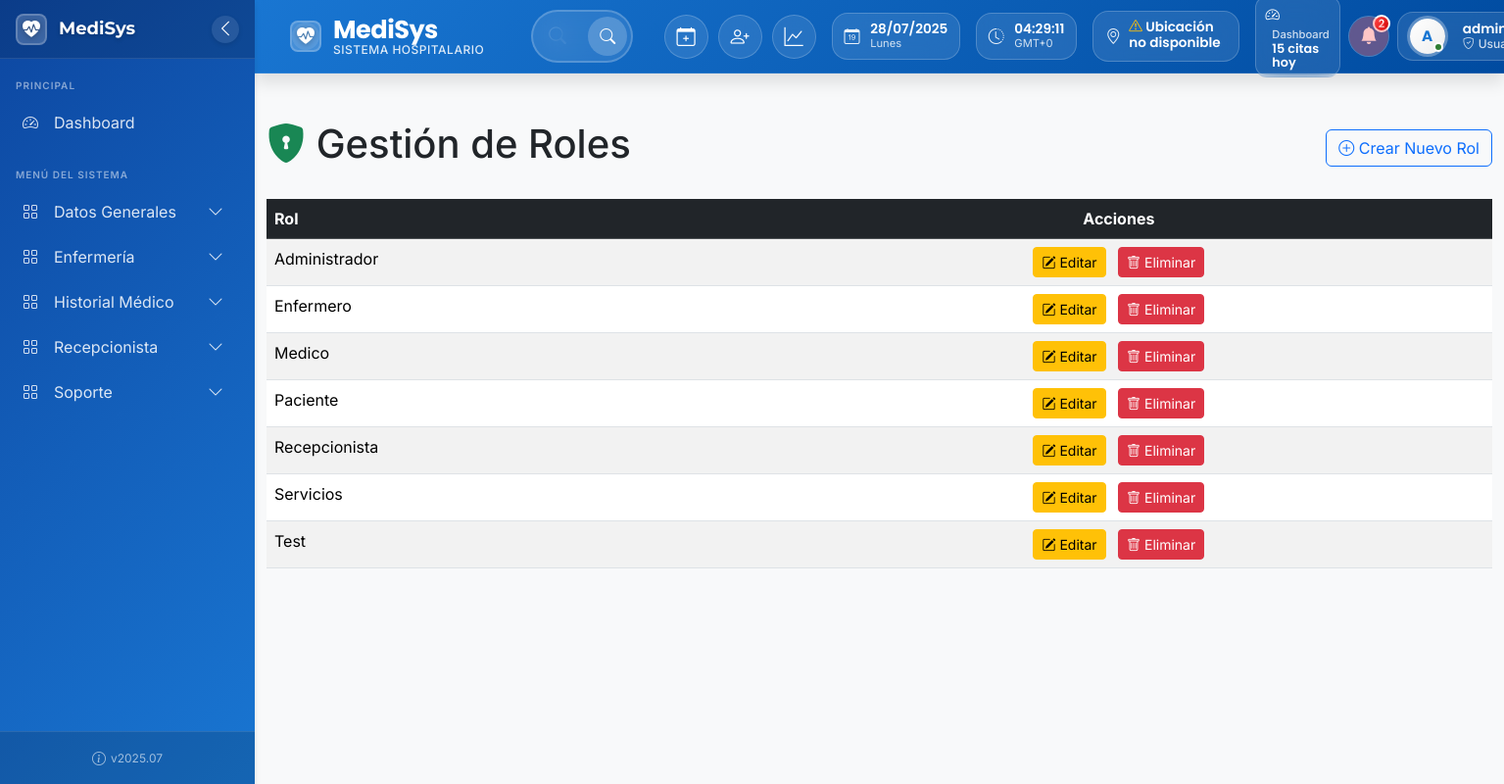
Page /vistas/gestion/listarroles.php (signed in) on the committed database.
### tables this page shows
CREATE TABLE IF NOT EXISTS `submenus` (
  `id_submenu` int NOT NULL AUTO_INCREMENT,
  `id_menu` int NOT NULL,
  `nombre_submenu` varchar(100) NOT NULL,
  `url_submenu` varchar(255) NOT NULL,
  PRIMARY KEY (`id_submenu`),
  KEY `id_menu` (`id_menu`)
);

CREATE TABLE IF NOT EXISTS `menus` (
  `id_menu` int NOT NULL AUTO_INCREMENT,
  `nombre_menu` varchar(100) NOT NULL,
  PRIMARY KEY (`id_menu`)
);

CREATE TABLE IF NOT EXISTS `roles` (
  `id_rol` int NOT NULL AUTO_INCREMENT,
  `nombre_rol` varchar(50) NOT NULL,
  `fecha_creacion` timestamp NULL DEFAULT CURRENT_TIMESTAMP,
  PRIMARY KEY (`id_rol`),
  UNIQUE KEY `nombre_rol` (`nombre_rol`)
);

### config/database.php (called while the page is built, shortened)
<?php
class database {
    private $host = "localhost";
    private $dbname = "menudinamico";
    private $username = "root";
    private $password = "";
    private static $instance = null;
    private function __construct() {
        try {
            $this->conn = new PDO("mysql:host={$this->host};dbname={$this->dbname};charset=utf8mb4", $this->username, $this->password);
        } catch (PDOException $e) {
            die("Error en la conexión: " . $e->getMessage());
        }
    }
    public static function getConnection() {
        if (self::$instance == null) {
            self::$instance = new Database();
        }
        return self::$instance->conn;
    }
}
?>

### modelos/Roles.php (called while the page is built, shortened)
<?php
require_once __DIR__ . "/../config/database.php";
class Roles {
    private $conn;
    public function __construct() {
        $this->conn = Database::getConnection();
    }
    public function obtenerTodos() {
        $query = "SELECT id_rol, nombre_rol,
                         DATE_FORMAT(fecha_creacion, '%Y-%m-%d %H:%i:%s') as fecha_creacion
                  FROM roles
                  ORDER BY nombre_rol ASC";
        $stmt = $this->conn->query($query);
        return $stmt->fetchAll(PDO::FETCH_ASSOC);
    }
    public function obtenerMenusPorRol($id_rol) {
        $query = "
            SELECT m.id_menu, m.nombre_menu, s.id_submenu, s.nombre_submenu, s.url_submenu
            FROM roles_submenus rs
            INNER JOIN submenus s ON rs.id_submenu = s.id_submenu
            INNER JOIN menus m ON s.id_menu = m.id_menu
            WHERE rs.id_rol = :id_rol
            ORDER BY m.nombre_menu, s.nombre_submenu
        ";
        $stmt = $this->conn->prepare($query);
        $stmt->bindParam(':id_rol', $id_rol);
        $stmt->execute();
        return $stmt->fetchAll(PDO::FETCH_ASSOC);
    }
}
?>

### modelos/Permisos.php (called while the page is built)
<?php
require_once __DIR__ . "/../config/database.php";
class Permisos {
    public $conn;
    public function __construct() {
        $this->conn = Database::getConnection();
    }
    public function obtenerPermisos($id_rol, $id_submenu) {
        $query = "
            SELECT p.*
            FROM permisos_roles_submenus p
            INNER JOIN roles_submenus rs ON p.id_roles_submenus = rs.id_roles_submenus
            WHERE rs.id_rol = ? AND rs.id_submenu = ?
        ";
        $stmt = $this->conn->prepare($query);
        $stmt->execute([$id_rol, $id_submenu]);
        $permiso = $stmt->fetch(PDO::FETCH_ASSOC);
        return $permiso ? $permiso : ['puede_crear' => 0, 'puede_leer' => 0, 'puede_editar' => 0, 'puede_eliminar' => 0];
    }
}
?>

### vistas/gestion/listarroles.php (the view, shortened to what this page needs)
<?php
require_once __DIR__ . "/../../modelos/Roles.php";
require_once __DIR__ . "/../../modelos/Permisos.php";
include __DIR__ . "/../../navbars/header.php";
include __DIR__ . "/../../navbars/sidebar.php";
$rolesModel    = new Roles();
$permisosModel = new Permisos();
$id_rol        = $_SESSION['id_rol'];
$permisos = $permisosModel->obtenerPermisos($id_rol, SUBMENU_GESTION_ROLES);
$allRoles = $rolesModel->obtenerTodos();
?>
<!DOCTYPE html>
<html lang="es">
<head>
  <link href="https://cdn.jsdelivr.net/npm/bootstrap-icons@1.10.5/font/bootstrap-icons.css" rel="stylesheet">
</head>
<body>
<div class="container py-5">
  <div class="d-flex justify-content-between align-items-center mb-4">
    <h1><i class="bi bi-shield-lock-fill text-success"></i> Gestión de Roles</h1>
    <?php if($permisos['puede_crear']): ?>
      <a href="gestionroles.php?submenu_id=<?= SUBMENU_GESTION_ROLES ?>"
         class="btn btn-outline-primary">
        <i class="bi bi-plus-circle"></i> Crear Nuevo Rol
      </a>
    <?php endif; ?>
  </div>
  <table class="table table-striped table-hover">
    <thead class="table-dark">
      <tr>
        <th>Rol</th>
        <th class="text-center">Acciones</th>
      </tr>
    </thead>
    <tbody>
      <?php foreach($allRoles as $r): ?>
        <tr>
          <td><?= htmlspecialchars($r['nombre_rol']) ?></td>
          <td class="text-center">
            <?php if($permisos['puede_editar']): ?>
              <button class="btn btn-warning btn-sm me-2"
                      data-bs-toggle="modal"
                      data-bs-target="#modalEdit"
                      data-role="<?= $r['id_rol'] ?>"
                      data-name="<?= htmlspecialchars($r['nombre_rol']) ?>">
                <i class="bi bi-pencil-square"></i> Editar
              </button>
            <?php endif; ?>
            <?php if($permisos['puede_eliminar']): ?>
              <button class="btn btn-danger btn-sm"
                onclick="Swal.fire({
                  title:'¿Eliminar rol?',
                  text:'Se perderán todos sus permisos',
                  icon:'warning',
                  showCancelButton:true
                }).then(r=> {
                  if(r.isConfirmed) {
                    location='listarroles.php?delete=<?= $r['id_rol'] ?>&submenu_id=<?= SUBMENU_GESTION_ROLES ?>';
                  }
                })">
                <i class="bi bi-trash"></i> Eliminar
              </button>
            <?php endif; ?>
          </td>
        </tr>
      <?php endforeach; ?>
    </tbody>
  </table>
</div>
</body>
</html>

### navbars/header.php (shortened to what this page needs)
<?php
$nombre_usuario = $_SESSION['username'];
$nombre_rol = $_SESSION['nombre_rol'] ?? 'Usuario';
?>
<!DOCTYPE html>
<html lang="es">
<head>
    <link href="https://cdn.jsdelivr.net/npm/bootstrap@5.3.6/dist/css/bootstrap.min.css" rel="stylesheet">
    <link href="https://cdn.jsdelivr.net/npm/bootstrap-icons@1.11.1/font/bootstrap-icons.css" rel="stylesheet">
    <link rel="stylesheet" href="<?= BASE_URL ?>/estilos/header.css">
</head>
<body>
<header class="navbar navbar-expand-lg sticky-top">
    <div class="container-fluid">
        <a class="navbar-brand d-flex align-items-center" href="<?= BASE_URL ?>/vistas/dashboard.php">
            <div class="logo-container">
                <i class="bi bi-heart-pulse-fill logo-icon"></i>
                <div class="logo-pulse"></div>
            </div>
            <div class="brand-content">
                <span class="brand-text">MediSys</span>
                <span class="brand-subtitle">Sistema Hospitalario</span>
            </div>
        </a>
        <div class="quick-search-container d-none d-lg-flex">
            <div class="search-wrapper">
                <i class="bi bi-search search-icon"></i>
                <input type="text" class="form-control search-input" placeholder="Buscar pacientes, citas, doctores..." id="globalSearch">
            </div>
            <button class="btn search-btn" type="button" id="searchBtn">
                <i class="bi bi-search"></i>
            </button>
        </div>
        <div class="navbar-nav ms-auto d-flex flex-row align-items-center">
            <div class="quick-actions d-none d-xl-flex me-3">
                <button class="btn quick-action-btn" title="Nueva Cita" data-bs-toggle="tooltip" onclick="nuevaCita()">
                    <i class="bi bi-calendar-plus"></i>
                </button>
                <button class="btn quick-action-btn" title="Nuevo Paciente" data-bs-toggle="tooltip" onclick="nuevoPaciente()">
                    <i class="bi bi-person-plus"></i>
                </button>
                <button class="btn quick-action-btn" title="Reportes" data-bs-toggle="tooltip" onclick="verReportes()">
                    <i class="bi bi-graph-up"></i>
                </button>
            </div>
            <div class="nav-item me-3 d-none d-md-block">
                <div class="nav-link date-display">
                    <div class="date-content">
                        <i class="bi bi-calendar-date date-icon"></i>
                        <div class="date-info">
                            <span id="currentDate" class="date-text">Cargando...</span>
                            <small id="dayOfWeek" class="day-week">Domingo</small>
                        </div>
                    </div>
                </div>
            </div>
            <div class="nav-item me-3 d-none d-md-block">
                <div class="nav-link time-display">
                    <div class="time-content">
                        <i class="bi bi-clock-history time-icon"></i>
                        <div class="time-info">
                            <span id="headerTime" class="time-text">00:00:00</span>
                            <small id="timeZone" class="time-zone">GMT-5</small>
                        </div>
                    </div>
                </div>
            </div>
            <div class="nav-item me-3 d-none d-lg-block">
                <div class="nav-link location-display">
                    <div class="location-content">
                        <i class="bi bi-geo-alt location-icon"></i>
                        <div class="location-info">
                            <div class="location-main">
                                <span id="headerLocation" class="location-text">Detectando ubicación...</span>
                            </div>
                        </div>
                    </div>
                </div>
            </div>
            <div class="nav-item dropdown me-2 d-none d-lg-block">
                <a class="nav-link metrics-display" href="#" id="metricsDropdown"
                   role="button" data-bs-toggle="dropdown" aria-expanded="false">
                    <i class="bi bi-speedometer2 metrics-icon"></i>
                    <div class="metrics-content">
                        <span class="metrics-title">Dashboard</span>
                        <span class="metrics-value" id="todayCitas">Cargando...</span>
                    </div>
                </a>
            </div>
            <div class="nav-item dropdown me-2">
                <a class="nav-link position-relative notification-container" href="#" id="notificationsDropdown"
                   role="button" data-bs-toggle="dropdown" aria-expanded="false">
                    <i class="bi bi-bell-fill notification-icon"></i>
                    <span class="notification-badge" id="notificationCount" style="display: none;">0</span>
                    <div class="notification-pulse"></div>
                </a>
            </div>
            <div class="nav-item dropdown">
                <a class="nav-link dropdown-toggle user-dropdown" href="#" id="userDropdown"
                   role="button" data-bs-toggle="dropdown" aria-expanded="false">
                    <div class="user-avatar">
                        <span class="avatar-text"><?= strtoupper(substr($nombre_usuario, 0, 1)); ?></span>
                        <div class="status-indicator online"></div>
                    </div>
                    <div class="d-none d-lg-block ms-2 user-info">
                        <div class="user-name"><?= htmlspecialchars($nombre_usuario); ?></div>
                        <div class="user-role">
                            <i class="bi bi-shield-check me-1"></i>
                            <?= htmlspecialchars($nombre_rol); ?>
                        </div>
                    </div>
                </a>
            </div>
        </div>
    </div>
</header>
</body>
</html>

### navbars/sidebar.php (shortened to what this page needs)
<?php
require_once __DIR__ . "/../helpers/permisos.php";
require_once __DIR__ . "/../modelos/Roles.php";
$id_rol = $_SESSION['id_rol'];
$rolModel = new Roles();
$sidebar_menus = $rolModel->obtenerMenusPorRol($id_rol);
$sidebar_menuItems = [];
foreach ($sidebar_menus as $menu) {
    $menuId = $menu['id_menu'];
    if (!isset($sidebar_menuItems[$menuId])) {
        $sidebar_menuItems[$menuId] = [
            'id_menu' => $menuId,
            'nombre_menu' => $menu['nombre_menu'],
            'icono' => $menu['icono'] ?? 'bi-grid',
            'submenus' => []
        ];
    }
    if (!empty($menu['id_submenu'])) {
        $sidebar_menuItems[$menuId]['submenus'][] = [
            'id_submenu' => $menu['id_submenu'],
            'nombre_submenu' => $menu['nombre_submenu'],
            'url_submenu' => $menu['url_submenu'],
            'icono' => $menu['icono_submenu'] ?? 'bi-circle'
        ];
    }
}
$current_page = basename($_SERVER['PHP_SELF']);
$current_submenu_id = $_GET['submenu_id'] ?? null;
function sidebarSubmenuEstaActivo($submenus, $current_submenu_id) {
    if (!$current_submenu_id) return false;
    return false;
}
?>
<link rel="stylesheet" href="<?= BASE_URL ?>/estilos/sidebar.css">
<div id="sidebar" class="sidebar">
    <div class="sidebar-header">
        <div class="d-flex align-items-center">
            <div class="logo-container">
                <i class="bi bi-heart-pulse-fill"></i>
            </div>
            <div class="logo-text">MediSys</div>
        </div>
        <button type="button" id="sidebarToggle" class="toggle-btn">
            <i class="bi bi-chevron-left"></i>
        </button>
    </div>
    <div class="sidebar-content">
        <div class="sidebar-menu">
            <div class="menu-label">Principal</div>
            <ul class="menu-items">
                <li class="menu-item <?= ($current_page == 'dashboard.php') ? 'active' : '' ?>">
                    <a href="<?= BASE_URL ?>/vistas/dashboard.php" class="menu-link">
                        <i class="bi bi-speedometer2"></i>
                        <span>Dashboard</span>
                    </a>
                </li>
            </ul>
        </div>
        <?php if (!empty($sidebar_menuItems)): ?>
        <div class="sidebar-menu">
            <div class="menu-label">Menú del Sistema</div>
            <ul class="menu-items">
                <?php foreach ($sidebar_menuItems as $menu): ?>
                    <?php if (!empty($menu['submenus'])): ?>
                        <li class="menu-item has-submenu <?= sidebarSubmenuEstaActivo($menu['submenus'], $current_submenu_id) ? 'open' : '' ?>">
                            <a href="#submenu-<?= $menu['id_menu'] ?>" class="menu-link submenu-toggle" data-bs-toggle="collapse">
                                <i class="bi <?= $menu['icono'] ?>"></i>
                                <span><?= htmlspecialchars($menu['nombre_menu']) ?></span>
                                <i class="bi bi-chevron-down toggle-icon"></i>
                            </a>
                        </li>
                    <?php endif; ?>
                <?php endforeach; ?>
            </ul>
        </div>
        <?php endif; ?>
    </div>
    <div class="sidebar-footer">
        <div class="version-info">
            <i class="bi bi-info-circle"></i>
            <span>v<?= date('Y.m') ?></span>
        </div>
    </div>
</div>

### rows in the picture
submenus: id_menu.nombre_menu "Enfermería"
submenus: id_menu.nombre_menu "Historial Médico"
submenus: id_menu.nombre_menu "Recepcionista"
roles: nombre_rol "Administrador"
roles: nombre_rol "Enfermero"
roles: nombre_rol "Medico"
roles: nombre_rol "Paciente"
roles: nombre_rol "Recepcionista"
roles: nombre_rol "Servicios"
roles: nombre_rol "Test"

### other values in the picture
substr($nombre_usuario, 0, 1) "A"
$menu['nombre_menu'] "Datos Generales"
$menu['nombre_menu'] "Soporte"
